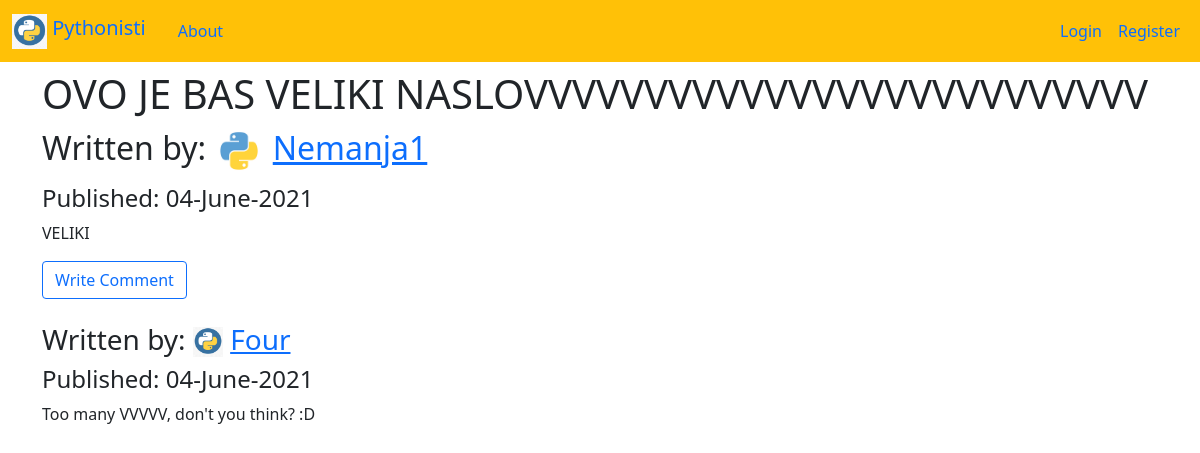
/blogs/2, run on an earlier commit of the app's database.
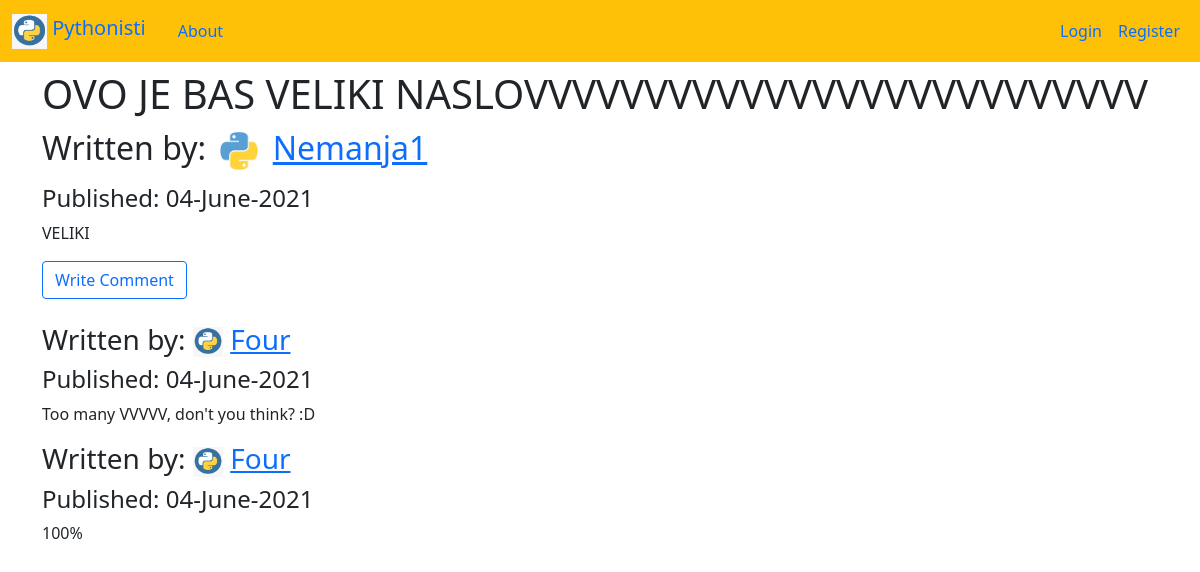
And on a later commit of the database.
### myproject/models.py (models this page shows, shortened)
class Blog(db.Model):
    __tablename__ = 'blogs'
    id = db.Column(db.Integer, primary_key=True)
    date = db.Column(db.DateTime, nullable=False, default=datetime.utcnow, index=True)
    title = db.Column(db.String(125), nullable=False, index=True)
    text = db.Column(db.Text, nullable=False, index=True)
    comments = db.relationship('Comment', backref='blog', lazy=True, cascade="all, delete-orphan")
    users = db.relationship(User)
    user_id = db.Column(db.Integer, db.ForeignKey('users.id'), nullable=False)

class User(db.Model, UserMixin):
    __tablename__ = 'users'
    id = db.Column(db.Integer, primary_key=True)
    profile_image = db.Column(db.String(255), nullable=False, default='default_profile.png')
    email = db.Column(db.String(64), unique=True, index=True)
    username = db.Column(db.String(64), unique=True, index=True, nullable=False)
    password_hash = db.Column(db.String(255), nullable=False, index=True)
    posts = db.relationship('Blog', backref='author', lazy=True, cascade="all, delete-orphan")
    comments = db.relationship('Comment', backref='comment_author', lazy=True, cascade="all, delete-orphan")
    send_messages = db.relationship(
        'Message',
        backref='sender',
        foreign_keys='Message.sender_id',
        lazy=True,
        cascade="save-update")
    receive_messages = db.relationship(
        'Message',
        backref='receiver',
        foreign_keys='Message.receiver_id',
        lazy=True,
        cascade="save-update")

class Comment(db.Model):
    __tablename__ = 'comments'
    id = db.Column(db.Integer, primary_key=True)
    date = db.Column(db.DateTime, nullable=False, default=datetime.utcnow, index=True)
    text = db.Column(db.Text, nullable=False, index=True)
    users = db.relationship(User)
    user_id = db.Column(db.Integer, db.ForeignKey('users.id'), nullable=False)
    blogs = db.relationship(Blog)
    blog_id = db.Column(db.Integer, db.ForeignKey('blogs.id'), nullable=False)

### myproject/blogs/views.py (the view)
@blogs_blueprint.route('/<int:blog_post_id>')
def blog_post(blog_post_id):
    blog_post_query = Blog.query.get_or_404(blog_post_id)
    comments = Comment.query.filter_by(blog_id=blog_post_id).all()
    return render_template('blog_post.html',
                           title=blog_post_query.title,
                           date=blog_post_query.date,
                           post=blog_post_query,
                           comments=comments)

### myproject/blogs/templates/blogs/blog_post.html (shortened to what this page needs)
{% extends 'base.html' %}
{% block content %}
    <div class="jumbotron">
        <h1>{{ title }}</h1>
        <h2>
            Written by:
            <img src="{{ url_for('static', filename='profile_pics/'+post.author.profile_image) }}" height="50" width="50" alt="Profile Picture">
            <a href="{{ url_for('users.user_posts', username=post.author.username) }}">
                {{ post.author.username|capitalize }}
            </a>
        </h2>
        <h4>Published: {{ date.strftime("%d-%B-%Y") }}</h4>
        <p>{{ post.text }}</p>
        {% if post.author == current_user %}
            <div>
                <a href="{{ url_for('comments.create_comment', blog_post_id=post.id) }}" class="btn btn-outline-primary">Write Comment</a>
                <a href="{{ url_for('blogs.update_post', blog_post_id=post.id) }}" class="btn btn-primary">Update Post</a>
                <button type="button"
                        class="btn btn-outline-danger"
                        data-bs-toggle="modal"
                        data-bs-target="#del_modal">
                    Delete Post
                </button>
            </div>
        {% else %}
            <div>
                <a href="{{ url_for('comments.create_comment', blog_post_id=post.id) }}" class="btn btn-outline-primary">Write Comment</a>
            </div>
        {% endif %}
    </div>
    <br>
    {% for comment in comments %}
    <div class="jumbotron">
        <h3>
            Written by:
            <img src="{{ url_for('static', filename='profile_pics/'+comment.comment_author.profile_image) }}" height="30" width="30" alt="Profile Picture">
            <a href="{{ url_for('users.user_posts', username=comment.comment_author.username) }}">
                {{ comment.comment_author.username|capitalize }}
            </a>
        </h3>
        <h4>Published: {{ date.strftime("%d-%B-%Y") }}</h4>
        <p>{{ comment.text }}</p>
    </div>
    {% endfor %}
{% endblock %}

### myproject/templates/base.html (shortened to what this page needs)
<!DOCTYPE html>
<html lang="en">
<head>
    <link href="https://cdn.jsdelivr.net/npm/bootstrap@5.0.1/dist/css/bootstrap.min.css" rel="stylesheet">
</head>
<body>
    <nav class="navbar navbar-expand-lg navbar-primary bg-warning">
      <div class="container-fluid">
        <a class="navbar-brand" href="{{ url_for('core.index') }}">
            <img src="{{ url_for('static', filename='python_logo.png') }}" alt="Pythonisti Logo Icon" width="35" height="35" class="d-inline-block align-text-top">
            Pythonisti
        </a>
            <a class="nav-link" href="{{ url_for('core.info') }}">About</a>
        <div class="collapse navbar-collapse justify-content-end" id="navbarNav">
          <ul class="navbar-nav">
              {% if current_user.is_authenticated %}
                <li class="nav-item justify-content-end">
                  <a class="nav-link" href="{{ url_for('blogs.create_post') }}">Create Post</a>
                </li>
                <li class="nav-item justify-content-end">
                  <a class="nav-link" href="{{ url_for('messages.inbox') }}">Inbox</a>
                </li>
                <li class="nav-item justify-content-end">
                  <a class="nav-link" href="{{ url_for('users.account') }}">Account</a>
                </li>
                <li class="nav-item justify-content-end">
                  <a class="nav-link" href="{{ url_for('users.logout') }}">Logout</a>
                </li>
              {% else %}
                <li class="nav-item justify-content-end">
                    <a class="nav-link" href="{{ url_for('users.login') }}">Login</a>
                </li>
                <li class="nav-item justify-content-end">
                    <a class="nav-link" href="{{ url_for('users.register') }}">Register</a>
                </li>
              {% endif %}
          </ul>
        </div>
      </div>
    </nav>
    <div class="container">
        <div class="row">
            <div class="col mt-2">
            {% block content %}
            {% endblock %}
            </div>
        </div>
    </div>
</body>
</html>

What changed in the data, as far as the page shows it:
added Comment: profile_image (picture), comment_author.username "Four", {{ date.strftime("%d-%B-%Y") }} "04-June-2021", text "100%"
